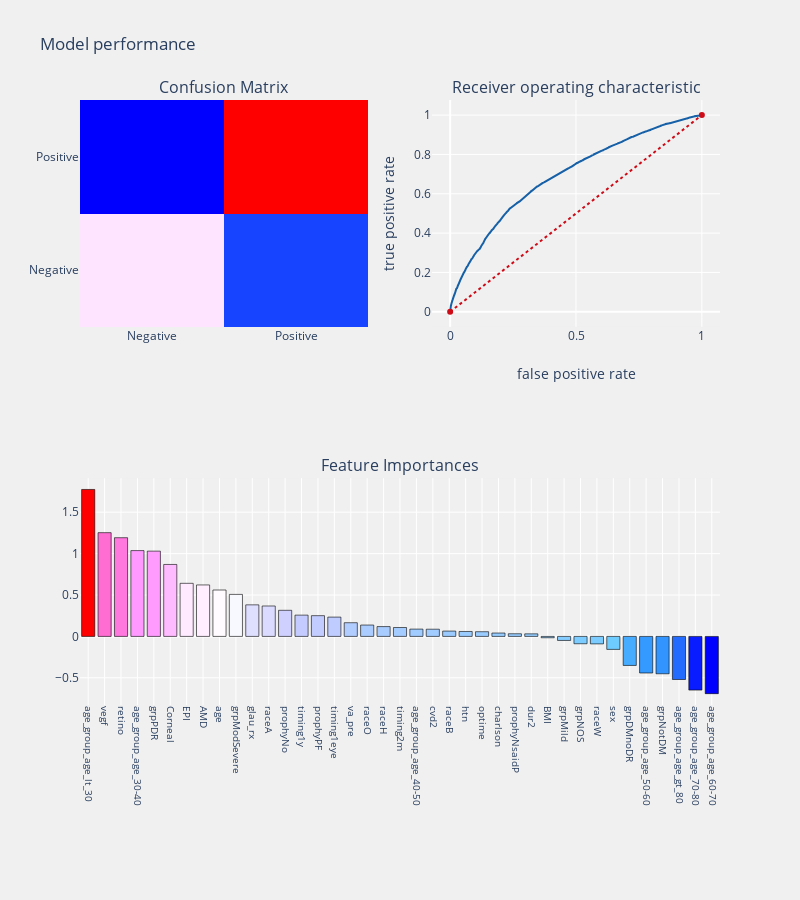

Notebook source saved alongside this figure:
### Code cell
telecom_churn_prediction(logit,train_X,test_X,train_Y,test_Y,
                         cols,"coefficients",threshold_plot = True)

### Figure 1 — Plotly figure (JSON) as saved in the notebook; plotly's stock layout.template omitted (floating-point values rounded to 4 significant figures; data arrays with more than 128 entries replaced by an {"elided": "..."} marker saying what was removed)
{"data": [{"colorscale": [[0, "rgb(0,0,255)"], [0.1, "rgb(51,153,255)"], [0.2, "rgb(102,204,255)"], [0.3, "rgb(153,204,255)"], [0.4, "rgb(204,204,255)"], [0.5, "rgb(255,255,255)"], [0.6, "rgb(255,204,255)"], [0.7, "rgb(255,153,255)"], [0.8, "rgb(255,102,204)"], [0.9, "rgb(255,102,102)"], [1, "rgb(255,0,0)"]], "name": "matrix", "showscale": false, "type": "heatmap", "x": ["Negative", "Positive"], "xaxis": "x", "y": ["Negative", "Positive"], "yaxis": "y", "z": [[3637, 2401], [2291, 4722]]}, {"line": {"color": "rgb(22, 96, 167)", "width": 2}, "name": "Roc : 0.6378363737207488", "type": "scatter", "x": {"elided": "5800 float values"}, "xaxis": "x2", "y": {"elided": "5800 float values"}, "yaxis": "y2"}, {"line": {"color": "rgb(205, 12, 24)", "dash": "dot", "width": 2}, "type": "scatter", "x": [0, 1], "xaxis": "x2", "y": [0, 1], "yaxis": "y2"}, {"marker": {"color": [1.774, 1.253, 1.192, 1.036, 1.03, 0.8688, 0.641, 0.6214, 0.5602, 0.5072, 0.3812, 0.3674, 0.3152, 0.2569, 0.2504, 0.2332, 0.1653, 0.1374, 0.1187, 0.1076, 0.0883, 0.08696, 0.06436, 0.05963, 0.05668, 0.04062, 0.03203, 0.03103, -0.01607, -0.0489, -0.08862, -0.0902, -0.1569, -0.3506, -0.4418, -0.4512, -0.5203, -0.6479, -0.6912], "colorscale": [[0, "rgb(0,0,255)"], [0.1, "rgb(51,153,255)"], [0.2, "rgb(102,204,255)"], [0.3, "rgb(153,204,255)"], [0.4, "rgb(204,204,255)"], [0.5, "rgb(255,255,255)"], [0.6, "rgb(255,204,255)"], [0.7, "rgb(255,153,255)"], [0.8, "rgb(255,102,204)"], [0.9, "rgb(255,102,102)"], [1, "rgb(255,0,0)"]], "line": {"color": "black", "width": 0.6}}, "name": "coefficients", "type": "bar", "x": ["age_group_age_lt_30", "vegf", "retino", "age_group_age_30-40", "grpPDR", "Corneal", "EPI", "AMD", "age", "grpModSevere", "glau_rx", "raceA", "prophyNo", "timing1y", "prophyPF", "timing1eye", "va_pre", "raceO", "raceH", "timing2m", "age_group_age_40-50", "cvd2", "raceB", "htn", "optime", "charlson", "prophyNsaidP", "dur2", "BMI", "grpMild", "grpNOS", "raceW", "sex", "grpDMnoDR", "age_group_age_50-60", "grpNotDM", "age_group_age_gt_80", "age_group_age_70-80", "age_group_age_60-70"], "xaxis": "x3", "y": [1.774, 1.253, 1.192, 1.036, 1.03, 0.8688, 0.641, 0.6214, 0.5602, 0.5072, 0.3812, 0.3674, 0.3152, 0.2569, 0.2504, 0.2332, 0.1653, 0.1374, 0.1187, 0.1076, 0.0883, 0.08696, 0.06436, 0.05963, 0.05668, 0.04062, 0.03203, 0.03103, -0.01607, -0.0489, -0.08862, -0.0902, -0.1569, -0.3506, -0.4418, -0.4512, -0.5203, -0.6479, -0.6912], "yaxis": "y3"}], "layout": {"annotations": [{"font": {"size": 16}, "showarrow": false, "text": "Confusion Matrix", "x": 0.225, "xanchor": "center", "xref": "paper", "y": 1, "yanchor": "bottom", "yref": "paper"}, {"font": {"size": 16}, "showarrow": false, "text": "Receiver operating characteristic", "x": 0.775, "xanchor": "center", "xref": "paper", "y": 1, "yanchor": "bottom", "yref": "paper"}, {"font": {"size": 16}, "showarrow": false, "text": "Feature Importances", "x": 0.5, "xanchor": "center", "xref": "paper", "y": 0.375, "yanchor": "bottom", "yref": "paper"}], "autosize": false, "height": 900, "margin": {"b": 195}, "paper_bgcolor": "rgba(240,240,240, 0.95)", "plot_bgcolor": "rgba(240,240,240, 0.95)", "showlegend": false, "title": {"text": "Model performance"}, "width": 800, "xaxis": {"anchor": "y", "domain": [0, 0.45]}, "xaxis2": {"anchor": "y2", "domain": [0.55, 1], "title": {"text": "false positive rate"}}, "xaxis3": {"anchor": "y3", "domain": [0, 1], "showgrid": true, "tickangle": 90, "tickfont": {"size": 10}}, "yaxis": {"anchor": "x", "domain": [0.625, 1]}, "yaxis2": {"anchor": "x2", "domain": [0.625, 1], "title": {"text": "true positive rate"}}, "yaxis3": {"anchor": "x3", "domain": [0, 0.375]}}}
